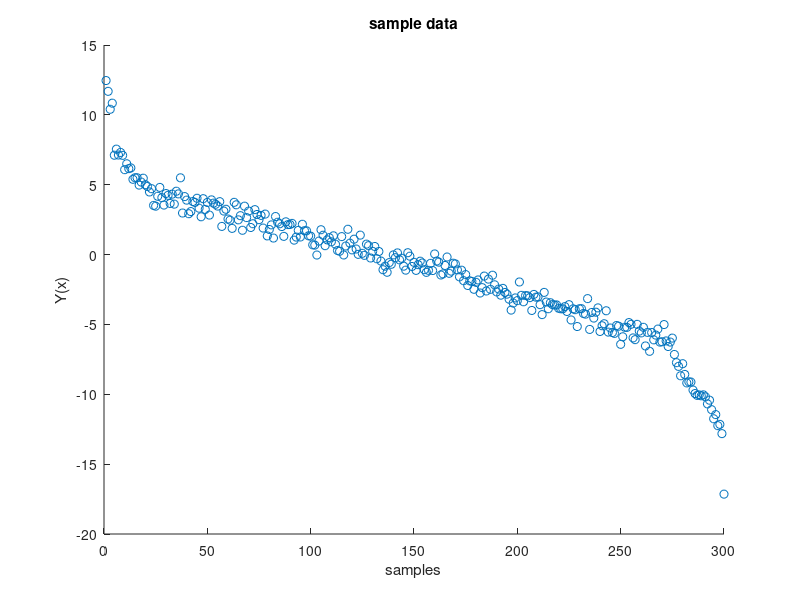

Write the MATLAB code that produced this figure. (Note: this script raises an error after producing the figure.)
%create some fake data
u1 = [2,3];
u2 = [2,5];
c1 = [0.1,0.9];
c2 = [0.9,0.1];
nn = 300;

X0 = [c1(1)*randn(nn,1) + u1(1), c1(2)*randn(nn,1) + u1(2)];
X1 = [c2(1)*randn(nn,1) + u2(1), c2(2)*randn(nn,1) + u2(2)];


%Get working data
X = [X0,X1];
X = sort(X,1);
noise = randn(nn,1)*0.5;

%Just random numbers from a model
Param_True = [1;2;-7;1]; 

%get Y
Y = X*Param_True + noise;

%plot Y
figure
scatter(1:nn,Y)
xlabel('samples')
ylabel('Y(x)')
title('sample data')

%back convert params for science
param_test = inv(X'*X)*X'*Y

%Do bayesian information criteria
[FullErrors, AvgErrors, paramvars] = BayesianInformationCriteria(X,Y,{'x1','x2','x3','x4'},'sample data','TLS');
